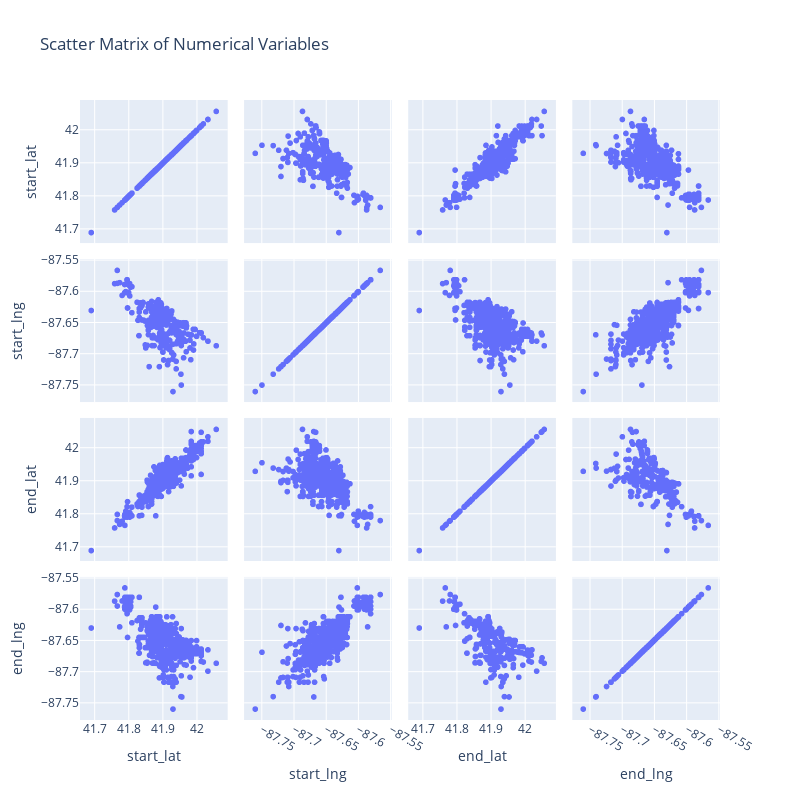
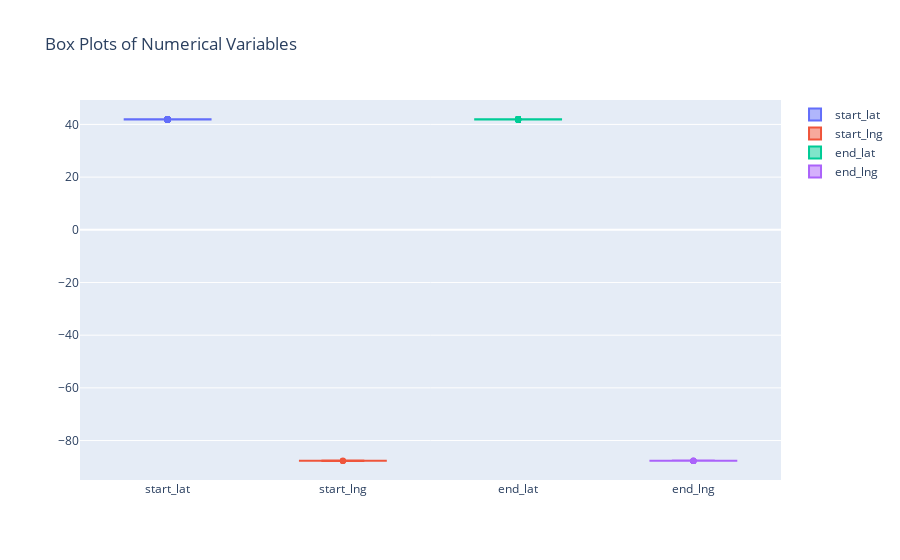

Notebook source saved alongside these figures, in order:
### Markdown cell above
## 6. Advanced Visualizations
Creating advanced visualizations to better understand the data patterns.

### Code cell
# Create scatter matrix for numerical columns
fig = px.scatter_matrix(
    df,
    dimensions=numerical_cols[:4],  # First 4 numerical columns
    title='Scatter Matrix of Numerical Variables'
)
fig.update_layout(height=800, width=800)
fig.show()

# Create box plots for numerical columns
fig = go.Figure()
for col in numerical_cols[:5]:  # First 5 numerical columns
    fig.add_trace(go.Box(y=df[col], name=col))
fig.update_layout(title='Box Plots of Numerical Variables')
fig.show()

### Figure 1 — Plotly figure (JSON) as saved in the notebook; plotly's stock layout.template omitted (floating-point values rounded to 4 significant figures; data arrays with more than 128 entries replaced by an {"elided": "..."} marker saying what was removed)
{"data": [{"dimensions": [{"axis": {"matches": true}, "label": "start_lat", "values": {"elided": "1000 float values"}}, {"axis": {"matches": true}, "label": "start_lng", "values": {"elided": "1000 float values"}}, {"axis": {"matches": true}, "label": "end_lat", "values": {"elided": "1000 float values"}}, {"axis": {"matches": true}, "label": "end_lng", "values": {"elided": "1000 float values"}}], "hovertemplate": "%{xaxis.title.text}=%{x}<br>%{yaxis.title.text}=%{y}<extra></extra>", "legendgroup": "", "marker": {"color": "#636efa", "symbol": "circle"}, "name": "", "showlegend": false, "type": "splom"}], "layout": {"dragmode": "select", "height": 800, "legend": {"tracegroupgap": 0}, "title": {"text": "Scatter Matrix of Numerical Variables"}, "width": 800}}

### Figure 2 — Plotly figure (JSON) as saved in the notebook; plotly's stock layout.template omitted (floating-point values rounded to 4 significant figures; data arrays with more than 128 entries replaced by an {"elided": "..."} marker saying what was removed)
{"data": [{"name": "start_lat", "type": "box", "y": {"elided": "1000 float values"}}, {"name": "start_lng", "type": "box", "y": {"elided": "1000 float values"}}, {"name": "end_lat", "type": "box", "y": {"elided": "1000 float values"}}, {"name": "end_lng", "type": "box", "y": {"elided": "1000 float values"}}], "layout": {"title": {"text": "Box Plots of Numerical Variables"}}}
